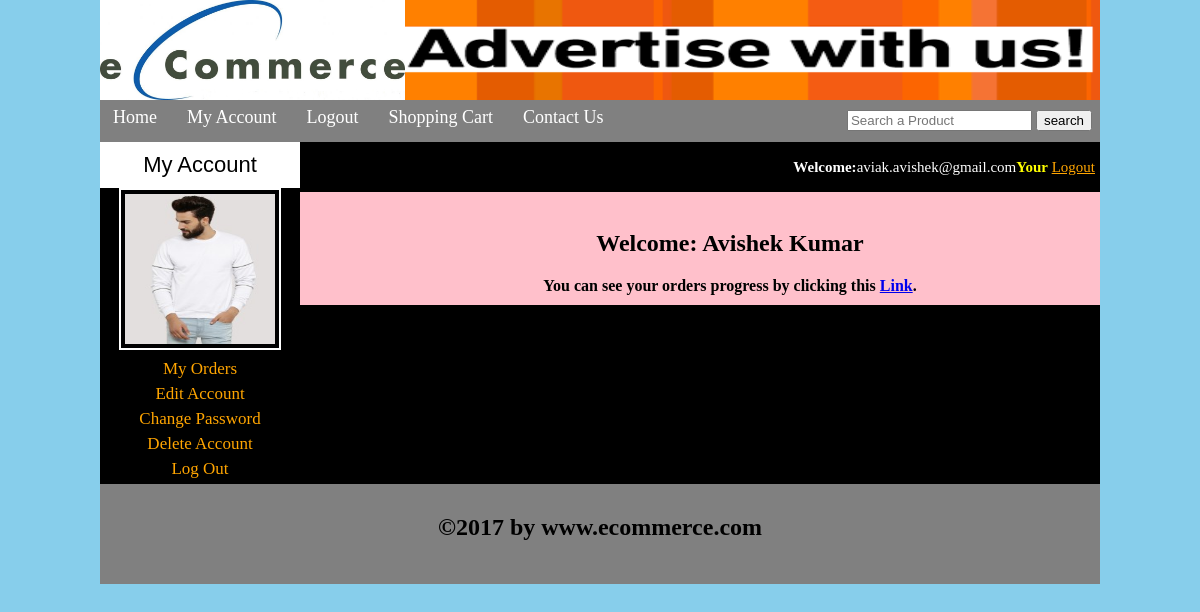
/customer/my_account.php (signed in), run on the app's committed database.
### tables this page shows
CREATE TABLE `customers` (
  `customer_id` int(10) NOT NULL,
  `customer_ip` varchar(255) NOT NULL,
  `customer_name` text NOT NULL,
  `customer_email` varchar(100) NOT NULL,
  `customer_pass` varchar(100) NOT NULL,
  `customer_country` text NOT NULL,
  `customer_city` text NOT NULL,
  `customer_contact` varchar(255) NOT NULL,
  `customer_image` text NOT NULL,
  `customer_address` varchar(255) NOT NULL
);

### customer/my_account.php (the view, shortened to what this page needs)
<!DOCTYPE html>
<?php
	include("functions/functions.php");
?>
<html>
	<head>
		<link rel="stylesheet" href="styles/style.css" media="all"/>
	</head>
	<body>
		<div class="main_wrapper">
			<header>
				<a href="../index.php"><img id="logo" src="images/logo.jpg" height="100" width="auto"/></a>
				<img id="banner" src="images/banner.png"  height="100" width="695"/>
			</header>
			<nav>
				<ul id="menu">
					<li><a href="../index.php">Home</a></li>
<?php
						if(!isset($_SESSION['customer_email']))
						{
						}
						else
						{
							echo "<li><a href='../my_account.php'>My Account</a></li>";
						}
					?>
					<?php
						if(isset($_SESSION['customer_email']))
						{
							echo "<li><a href='../logout.php'>Logout</a></li>";
						}
						else
						{
							echo "<li><a href='index.php?customer_register'>Sign Up</a></li>";
						}
					?>
					<li><a href="../cart.php">Shopping Cart</a></li>
					<li><a href="#">Contact Us</a></li>
				</ul>
				<div id="form">
					<form method="get" action="../results.php" enctype="multipart/form-data">
						<input type="text" name="user_query" placeholder="Search a Product"/>
						<input type="submit" name="search" value="search"/>
					</form>
				</div>
			</nav>
			<section>
				<aside>
					<div id="sidebar_title">My Account</div>
					<ul id="cats">
						<?php
							$user=$_SESSION['customer_email'];
							$get_img="select *from customers where  customer_email='$user'";
							$run_img=mysqli_query($con,$get_img);
							$row_img=mysqli_fetch_array($run_img);
							$c_image=$row_img['customer_image'];
							$c_name=$row_img['customer_name'];
							echo "<p style='text-align:center;'><img src='customer_images/$c_image' width='150' height='150px'/></p>";
						?>
						<li><a href="my_account.php?my_orders">My Orders</a></li>
						<li><a href="my_account.php?edit_account">Edit Account</a></li>
						<li><a href="my_account.php?change_password">Change Password</a></li>
						<li><a href="my_account.php?delete_account">Delete Account</a></li>
						<li><a href="../logout.php">Log Out</a></li>
					</ul>
				</aside>
				<div id="section_area">
					<div id="shopping_cart">
						<span style="float:right;font-size:15px;padding:5px;line-height:40px;">
							<?php
								if(isset($_SESSION['customer_email']))
								{
									echo "<b>Welcome:</b>".$_SESSION['customer_email']."<b style='color:yellow;'>Your</b>";
								}
							?>
							<?php
								if(!isset($_SESSION['customer_email']))
								{
									echo "<a href='../checkout.php'>Login</a>";
								}
								else
								{
									echo "<a href='../logout.php' style='color:orange;'>Logout</a>";
								}
							?>
						</span>
					</div>
					<div id="products_box">
						<br/>
						<?php
							if(!isset($_GET['my_orders']))
							{
								if(!isset($_GET['edit_account']))
								{
									if(!isset($_GET['change_password']))
									{
										if(!isset($_GET['delete_account']))
										{
											echo "<h2 style='padding:20px;'>Welcome: $c_name </h2>";
											echo "<b> You can see your orders progress by clicking this <a href='my_account.php?my_orders'>Link</a>.";
										}
									}
								}
							}
						?>
					</div>
				</div>
			</section>
			<footer>
				<h2 style="text-align:center;padding-top:30px">&copy;2017 by www.ecommerce.com</h2>
			</footer>
		</div>
	</body>
</html>

### customer/styles/style.css (style rules this page uses)
html, body, div, span, applet, object, iframe, h1, h2, h3, h4, h5, h6, p, blockquote, pre, a, abbr, acronym, address, big, cite, code, del, dfn, em, img, ins, kbd, q, s, samp, small, strike, strong, sub, sup, tt, var, b, u, i, center, dl, dt, dd, ol, ul, li, fieldset, form, label, legend, table, caption, tbody, tfoot, thead, tr, th, td, article, aside, canvas, details, embed, figure, figcaption, footer, header, hgroup, menu, nav, output, ruby, section, summary, time, mark, audio, video { margin: 0; padding: 0; border: 0; vertical-align: baseline; }
article, aside, details, figcaption, figure, footer, header, hgroup, menu, nav, section { display: block; }
body { background:skyblue; }
.main_wrapper { width:1000px; height:auto; margin:auto; background:black; }
header { width:1000px; height:100px; margin:auto; }
#logo { float:left; }
#banner { float:right; }
nav { width:1000px; height:42px; background:gray; color:white; }
#menu { padding:0; margin:0; line-height:35px; float:left; }
#menu li { list-style:none; display:inline; }
#menu a { text-decoration:none; color:white; padding:8px; margin:5px; font-size:18px; font-family:COMIC SANS MS; }
#form { float:right; padding-right:8px; line-height:40px; }
section { width:1000px; margin:auto; background:pink }
#section_area { width:800px; float:right; background:pink }
aside { width:200px; background:black; float:left; color:white; }
#sidebar_title { background:white; color:black; font-size:22px; font-family:arial; padding:10px; text-align:center; }
#cats { text-align:center; }
#cats li { list-style:none; margin:5px; }
#cats img { border:2px solid white;padding:4px; }
#cats a { color:orange; padding:8px; margin:5px; text-decoration:none; font-size:17px; font-family:comic sans ms; }
#products_box { width:800px; text-align:center; margin-left:30px; margin-bottom:10px; }
#shopping_cart { width:800px; height:50px; background:black; color:white; }
footer { width:1000px; height:100px; background:gray; clear:both; }

### data on the page
customers: customer_image (picture), customer_name "Avishek Kumar"

### other printed values
$_SESSION['customer_email'] "aviak.avishek@gmail.com"
